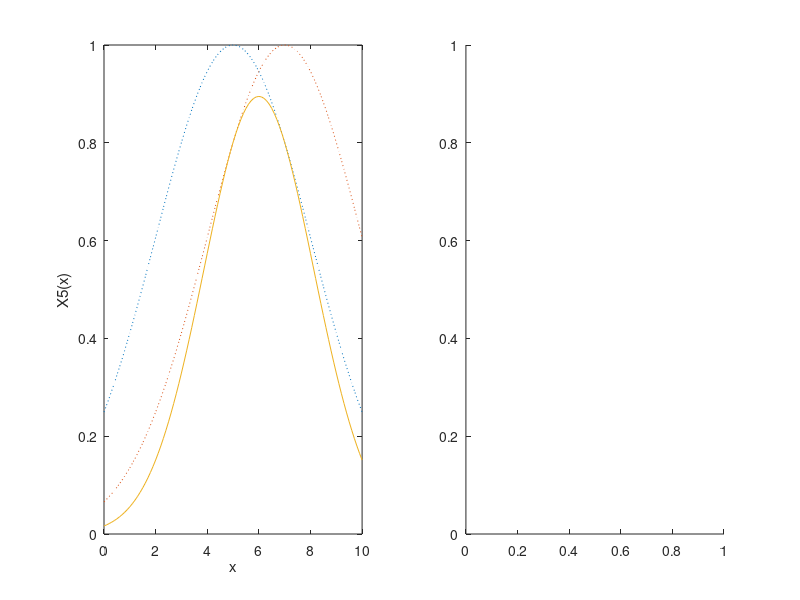

This chart was generated by the following MATLAB code: (Note: this script raises an error after producing the figure.)
x = 0:0.1:10;
subplot(1,2,1);
X1 = gaussmf(x,[3 5]);
X2 = gaussmf(x,[3 7]);
X5 = prod([X1;X2]);
plot(x,[X1;X2], ' : ')
hold on;
plot(x,X5);
xlabel('x');
ylabel('X5(x)');
subplot(1,2,2);
X6 = probor([X1;X2]);
plot(x,[X1;X2], ': ');
hold on;
plot(x,X6);
xlabel('x');
ylabel('X6(x)');
hold off;

